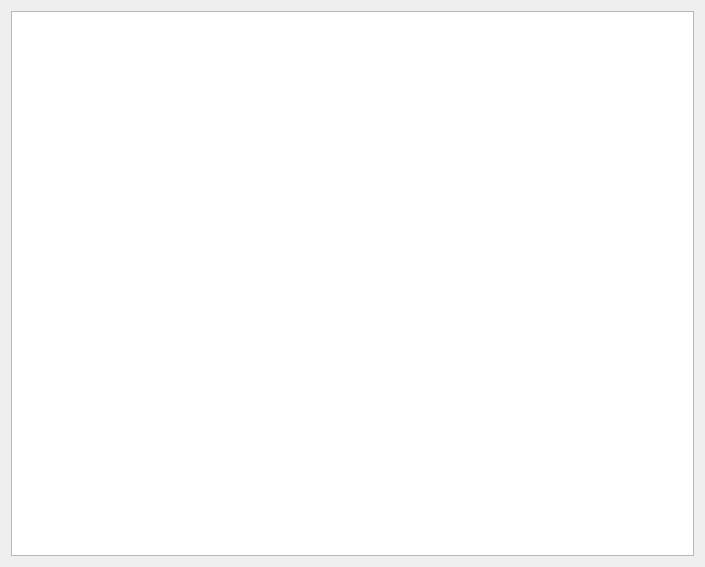
<?xml version="1.0" encoding="UTF-8"?>
<ui version="4.0">
 <class>Dialog</class>
 <widget class="QDialog" name="Dialog">
  <property name="geometry">
   <rect>
    <x>0</x>
    <y>0</y>
    <width>705</width>
    <height>567</height>
   </rect>
  </property>
  <property name="windowTitle">
   <string>Помощь - Генератор Магазинов 2</string>
  </property>
  <layout class="QGridLayout" name="gridLayout">
   <item row="0" column="0">
    <widget class="QTextBrowser" name="textBrowser">
     <property name="source">
      <url>
       <string>qrc:/help/help.html</string>
      </url>
     </property>
     <property name="openExternalLinks">
      <bool>true</bool>
     </property>
    </widget>
   </item>
  </layout>
 </widget>
 <resources>
  <include location="res.qrc"/>
 </resources>
 <connections/>
</ui>
